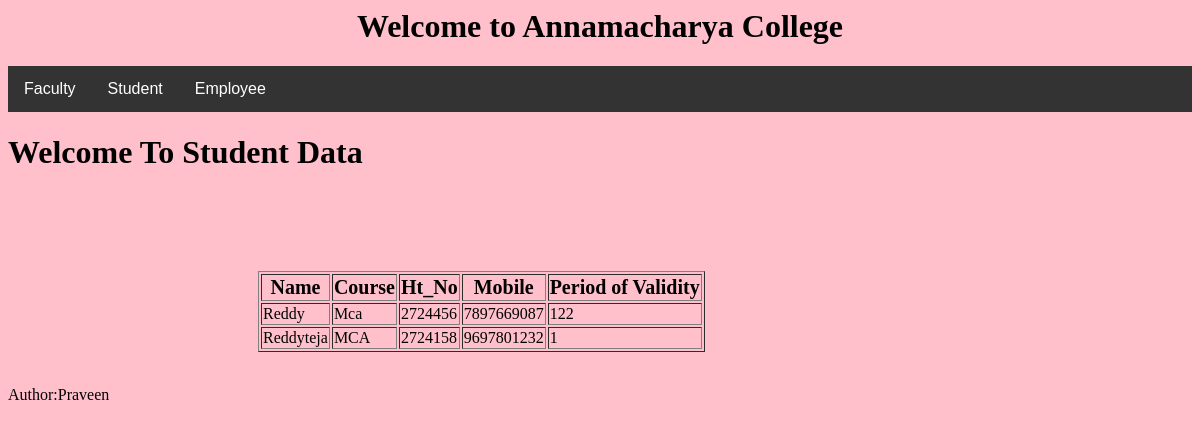
Screenshot of /view_student/ with the database file from the repository.
### myapp/models.py (models this page shows, shortened)
class StudentModel(models.Model):
    name = models.CharField(max_length=30)
    course = models.CharField(max_length=30)
    ht_no= models.CharField(max_length=10, unique=True)
    mobile = models.CharField(max_length=10, unique=True)
    pov=models.CharField(max_length=9)

### myapp/views.py (the view)
# urls.py: path('view_student/', views.view_student,  name = 'view_student'),
def view_student(request):
    ob=StudentModel.objects.all().values()
    context={
        'data':ob
        }
    temp=loader.get_template('view_student.html')
    return HttpResponse(temp.render(context,request))

### myapp/templates/view_student.html (shortened to what this page needs)
{%   extends  "master.html"  %}
{%  block content  %}
<h1>Welcome To Student  Data</h1>
<table border="1">
<tr style="font-size: 20px;">
<th>Name</th>
<th>Course</th>
<th>Ht_No</th>
<th>Mobile</th>
<th>Period of Validity</th>
</tr>
{%  for  x  in  data  %}
<tr style="font-size: 16px;">
<td>{{x.name}}</td>
<td>{{x.course}}</td>
<td>{{x.ht_no}}</td>
<td>{{x.mobile}}</td>
<td>{{x.pov}}</td>
</tr>
{% endfor %}
</table>
<br>
 {% endblock %}

### myapp/templates/view_student.html (style rules this page uses)
table { margin-top: 100px; margin-left: 250px; }

### rows the page displays
StudentModel: name "Reddy", course "Mca", ht_no "2724456", mobile "7897669087", pov "122"
StudentModel: name "Reddyteja", course "MCA", ht_no "2724158", mobile "9697801232", pov "1"
